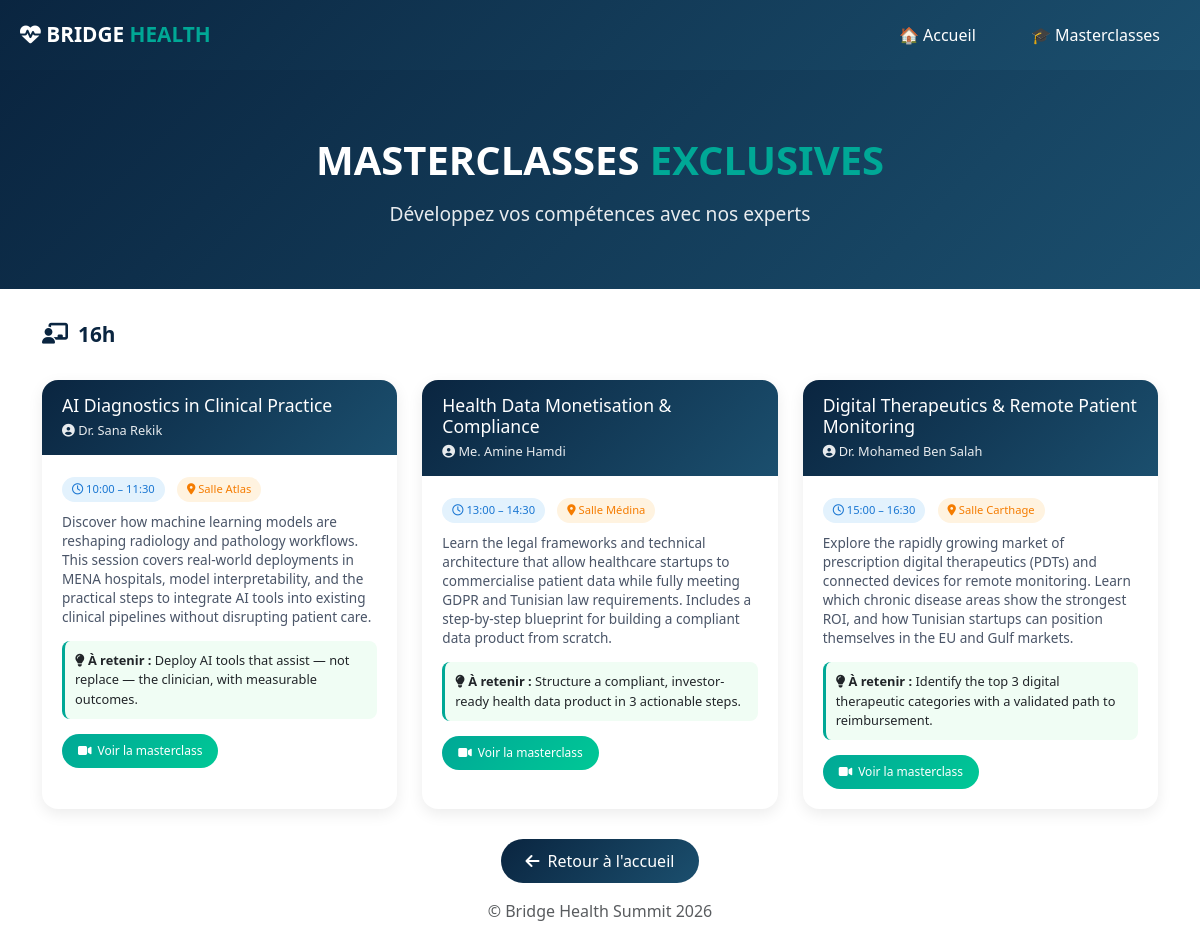
Before: /masterclasses with the older database file.
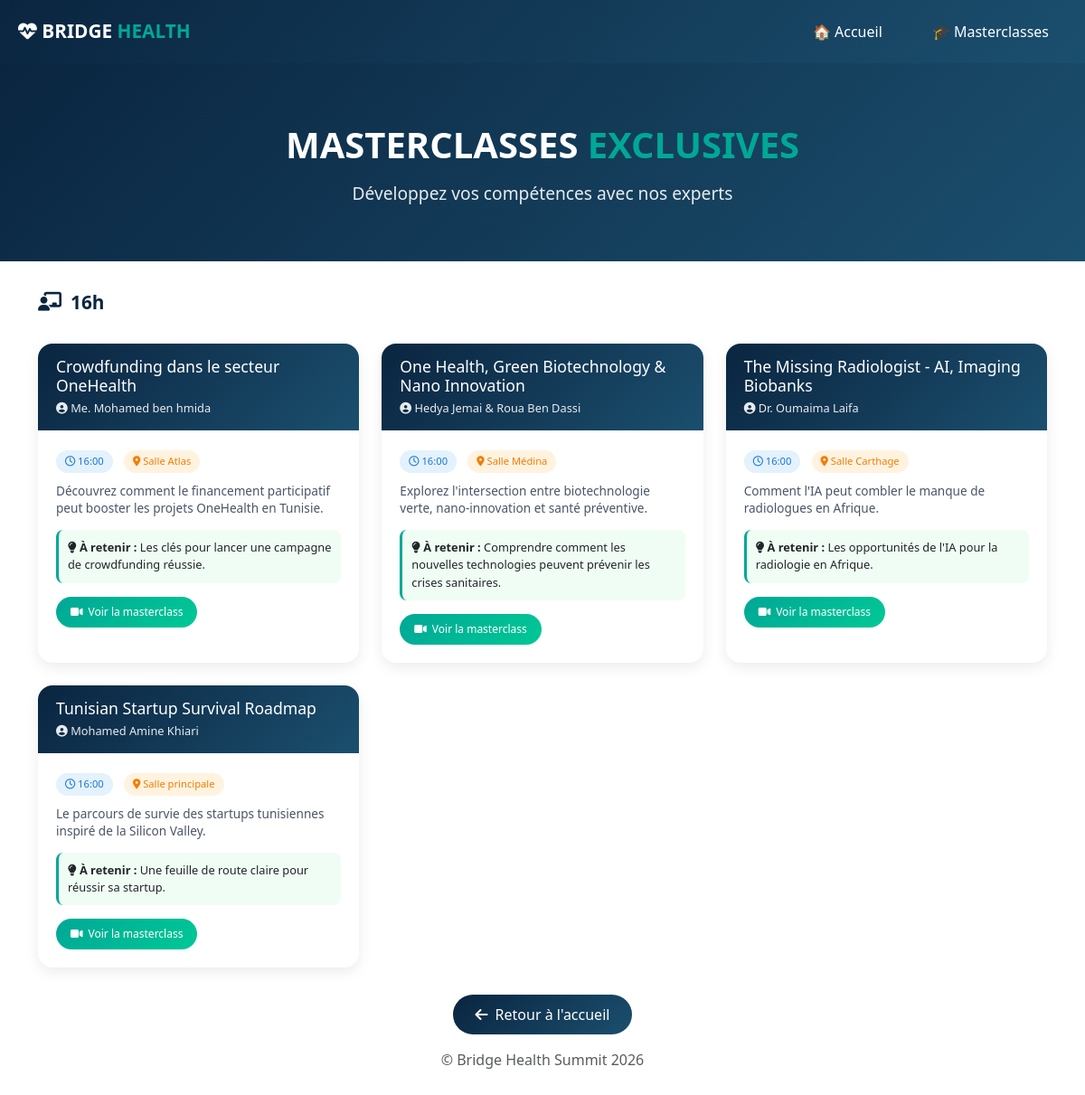
After: the same page with the newer database file.
### app.py (models this page shows)
class Masterclass(db.Model):
    id = db.Column(db.Integer, primary_key=True)
    title = db.Column(db.String(200), nullable=False)
    speaker = db.Column(db.String(120), nullable=False)
    time_slot = db.Column(db.String(60), nullable=False)
    room = db.Column(db.String(60), nullable=True)
    description = db.Column(db.Text, nullable=False)
    takeaway = db.Column(db.String(300), nullable=True)
    video_url = db.Column(db.String(300), nullable=True)

### app.py (the view)
@app.route("/masterclasses")
def masterclasses():
    sessions = Masterclass.query.all()
    return render_template("masterclasses.html", masterclasses=sessions)

### templates/masterclasses.html (shortened to what this page needs)
{% extends "base.html" %}
{% block content %}
<section class="hero">
    <div class="container">
        <div class="hero-content">
            <div class="hero-logo">MASTERCLASSES <span>EXCLUSIVES</span></div>
            <div class="hero-tagline">Développez vos compétences avec nos experts</div>
        </div>
    </div>
</section>
<div class="container">
    <div class="section-title">
        <i class="fas fa-chalkboard-user"></i>
        16h
    </div>
    <div class="masterclass-grid">
        {% for m in masterclasses %}
        <div class="masterclass-card">
            <div class="card-header">
                <h3>{{ m.title }}</h3>
                <div class="speaker"><i class="fas fa-user-circle"></i> {{ m.speaker }}</div>
            </div>
            <div class="card-body">
                <div class="info-badges">
                    <span class="info-badge time"><i class="far fa-clock"></i> {{ m.time_slot }}</span>
                    {% if m.room %}<span class="info-badge room"><i class="fas fa-map-marker-alt"></i> {{ m.room }}</span>{% endif %}
                </div>
                <p class="description">{{ m.description }}</p>
                <div class="takeaway">
                    <strong><i class="fas fa-lightbulb"></i> À retenir :</strong> {{ m.takeaway }}
                </div>
                <a href="{{ m.video_url }}" target="_blank" class="btn-video"><i class="fas fa-video"></i> Voir la masterclass</a>
            </div>
        </div>
        {% endfor %}
    </div>
    <div class="footer">
        <a href="/" class="btn-back"><i class="fas fa-arrow-left"></i> Retour à l'accueil</a>
        <p class="text-muted mt-3">© Bridge Health Summit 2026</p>
    </div>
</div>
{% endblock %}

Changed rows visible on the page:
changed Masterclass "Salle Atlas": title "AI Diagnostics in Clinical Practice" → "Crowdfunding dans le secteur OneHealth"; speaker "Dr. Sana Rekik" → "Me. Mohamed ben hmida"; time_slot "10:00 – 11:30" → "16:00"; description "Discover how machine learning models are reshaping radiology and pathology workflows. This session covers real-world deployments in MENA hospitals, model interpretability, and the practical steps to integrate AI tools into existing clinical pipelines without disrupting patient care." → "Découvrez comment le financement participatif peut booster les projets OneHealth en Tunisie."; takeaway "Deploy AI tools that assist — not replace — the clinician, with measurable outcomes." → "Les clés pour lancer une campagne de crowdfunding réussie."
changed Masterclass "Salle Médina": title "Health Data Monetisation & Compliance" → "One Health, Green Biotechnology & Nano Innovation"; speaker "Me. Amine Hamdi" → "Hedya Jemai & Roua Ben Dassi"; time_slot "13:00 – 14:30" → "16:00"; description "Learn the legal frameworks and technical architecture that allow healthcare startups to commercialise patient data while fully meeting GDPR and Tunisian law requirements. Includes a step-by-step blueprint for building a compliant data product from scratch." → "Explorez l'intersection entre biotechnologie verte, nano-innovation et santé préventive."; takeaway "Structure a compliant, investor-ready health data product in 3 actionable steps." → "Comprendre comment les nouvelles technologies peuvent prévenir les crises sanitaires."
changed Masterclass "Salle Carthage": title "Digital Therapeutics & Remote Patient Monitoring" → "The Missing Radiologist - AI, Imaging Biobanks"; speaker "Dr. Mohamed Ben Salah" → "Dr. Oumaima Laifa"; time_slot "15:00 – 16:30" → "16:00"; description "Explore the rapidly growing market of prescription digital therapeutics (PDTs) and connected devices for remote monitoring. Learn which chronic disease areas show the strongest ROI, and how Tunisian startups can position themselves in the EU and Gulf markets." → "Comment l'IA peut combler le manque de radiologues en Afrique."; takeaway "Identify the top 3 digital therapeutic categories with a validated path to reimbursement." → "Les opportunités de l'IA pour la radiologie en Afrique."
added Masterclass: title "Tunisian Startup Survival Roadmap", speaker "Mohamed Amine Khiari", time_slot "16:00", room "Salle principale", description "Le parcours de survie des startups tunisiennes inspiré de la Silicon Valley.", takeaway "Une feuille de route claire pour réussir sa startup."
